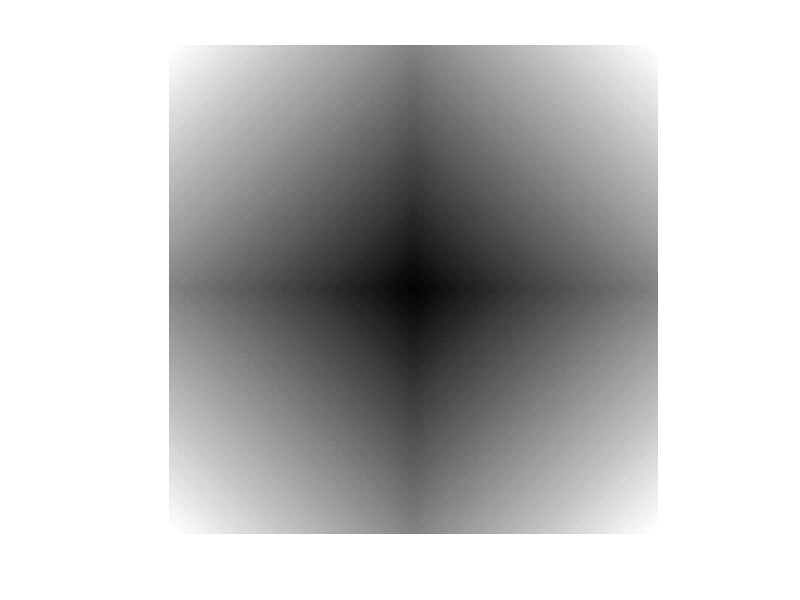

The MATLAB script that drew this image:
clc; clear;

imageData=[];
imSize=50;
numRows=imSize;
numCols=imSize;

for row=[1:numRows]
    imageRow=[];
    for col=[1:numCols]
        pixelVal=uint8((row+col)/(imSize*2) * 255);
        imageRow=[imageRow pixelVal];
    end
    imageData=[imageData; imageRow];
end

imageData = [rot90(imageData, 2), rot90(imageData); rot90(imageData, -1), imageData]

imshow(imageData);

imwrite(imageData,'test5.png');

newImageData=imread('test5.png');

whos newImageData;